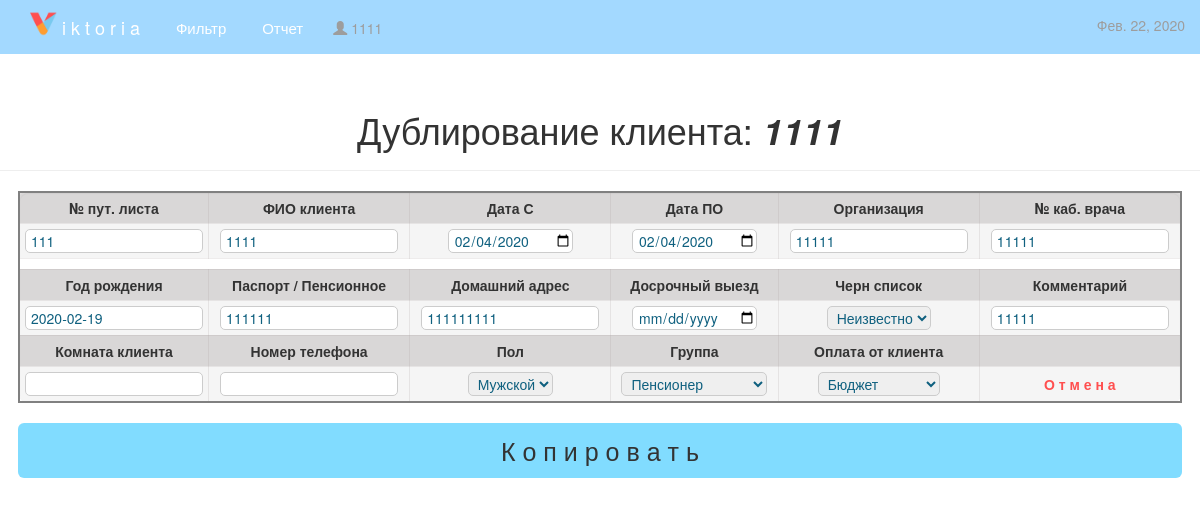
The app's page /copy/47/, older data.
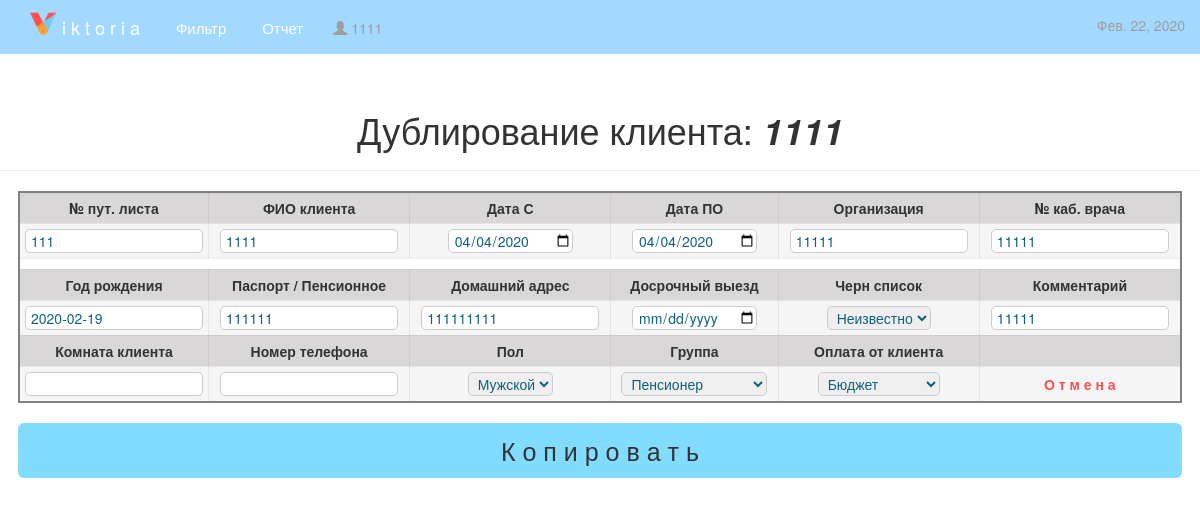
The same page, newer data.
### posts/models.py (models this page shows, shortened)
class Person(models.Model):
    MALE = [
        ("Мужской", "Мужской"),
        ("Женский", "Женский"),
    ]
    GROUP = [
        ('Неизвестно', 'Неизвестно'),
        ("Пенсионер", "Пенсионер"),
        ("Инвалид", "Инвалид"),
        ("Глухонемой", "Глухонемой"),
        ("Общество слепых", "Общество слепых"),
    ]
    PAY = [
        ('Неизвестно', 'Неизвестно'),
        ('Бюджет', "Бюджет"),
        ('Наличка', "Наличка"),
        ('Перечисление', "Перечисление"),
    ]
    BLACK_LIST = [
        ('Неизвестно', 'Неизвестно'),
        ('Белый', 'Белый'),
        ('Черный', 'Черный'),
    ]
    number = models.CharField(default=1, max_length=20, help_text='№ пут. листа', null=True, blank=True)
    date_in = models.DateField(default=date.today, max_length=20, null=True, blank=False)
    date_out = models.DateField(default=date.today, max_length=20, null=True, blank=False)
    company = models.CharField(default='New company', max_length=50, help_text='Организация')
    cab_number = models.CharField(default='Cab. number', max_length=5, help_text='№ каб. врача')
    full_name = models.CharField(default='Full name', max_length=100, help_text='ФИО клиента', null=True, blank=True)
    birth_year = models.CharField(default='Birth YEAR', max_length=12, help_text='Год рождения')
    passport = models.CharField(default='Passport', max_length=50, help_text='Паспорт / пенсионное')
    address = models.CharField(default='Address', max_length=200, help_text='Домашний адресс')
    early_departure = models.DateField(default='Departure', max_length=20, null=True, blank=True)
    black_list = models.CharField(max_length=20, choices=BLACK_LIST, default='black_list')
    note = models.CharField(default='Notes', max_length=500, help_text='Комментарий', null=True, blank=True)
    room = models.CharField(default='room', max_length=10, help_text='Room', null=True, blank=True)
    phone = models.CharField(default='phone', max_length=20, help_text='phone', null=True, blank=True)
    male = models.CharField(max_length=20, choices=MALE, default='male')
    group = models.CharField(max_length=20, choices=GROUP, default='group')
    pay = models.CharField(max_length=20, choices=PAY, default='pay')

### posts/views.py (the view)
# urls.py: path('copy/<int:id>/', views.copy),
def copy(request, id):
    try:
        person = Person.objects.get(id=id)
        dated = date.today()
        if request.method == "POST":
            form = PostForm(request.POST)
            if form.is_valid():
                date_in = form.cleaned_data['date_in']
                date_out = form.cleaned_data['date_out']
                early_departure = form.cleaned_data['early_departure']
                Person.objects.create(number=form.cleaned_data.get('number'),
                                      date_in=date_in,
                                      date_out=date_out,
                                      company=form.cleaned_data.get('company'),
                                      cab_number=form.cleaned_data.get('cab_number'),
                                      full_name=form.cleaned_data.get('full_name'),
                                      birth_year=form.cleaned_data.get('birth_year'),
                                      passport=form.cleaned_data.get('passport'),
                                      address=form.cleaned_data.get('address'),
                                      early_departure=early_departure,
                                      black_list=form.cleaned_data.get('black_list'),
                                      note=form.cleaned_data.get('note'),
                                      room=form.cleaned_data.get('room'),
                                      phone=form.cleaned_data.get('phone'),
                                      male=form.cleaned_data.get('male'),
                                      group=form.cleaned_data.get('group'),
                                      pay=form.cleaned_data.get('pay'),
                                      )
            return HttpResponseRedirect("/")
        else:
            return render(request, "copy.html", {"person": person, 'date': dated})
    except Person.DoesNotExist:
        return HttpResponseNotFound("<h2>Person not found</h2>")

### posts/templates/copy.html (shortened to what this page needs)
{% extends 'base.html' %}
{% block navbar %}
    <p class="navbar-text navbar-left" style="margin-top: 18px;">
        <i class="glyphicon glyphicon-user"></i> {{ person.full_name }} {{ p }}
    </p>
    <p class="navbar-text navbar-right">
        {{ date }}
    </p>
{% endblock %}
{% block forma_vvoda %}
    <div class="p1age-header">
        <h1 align="center">Дублирование клиента: <b> <em>{{ person.full_name }}</em></b></h1>
    </div>
    <form method="POST" action="">
        <table class="well" width="97%">
            <thead>
            <th width="50px">№ пут. листа</th>
            <th>ФИО клиента</th>
            <th>Дата С</th>
            <th>Дата ПО</th>
            <th>Организация</th>
            <th>№ каб. врача</th>
            </thead>
            <tr align="center">
                <td><input type="text" name="number" maxlength="20" value="{{ person.number }}"/></td>
                <td><input type="text" name="full_name" maxlength="100" value="{{ person.full_name }}"/></td>
                <td><input type="date" name="date_in" value="{{ person.date_in | date:"Y-m-d" }}"/></td>
                <td><input type="date" name="date_out" value="{{ person.date_out | date:"Y-m-d" }}"/></td>
                <td><input type="text" name="company" maxlength="50" value="{{ person.company }}"/></td>
                <td><input type="text" name="cab_number" maxlength="5" value="{{ person.cab_number }}"/></td>
            </tr>
            <thead class="string">
            <th colspan="6"></th>
            </thead>
            <thead>
            <th>Год рождения</th>
            <th>Паспорт / Пенсионное</th>
            <th>Домашний адрес</th>
            <th>Досрочный выезд</th>
            <th>Черн список</th>
            <th>Комментарий</th>
            </thead>
            <tr>
                <td><input type="text" name="birth_year" maxlength="12" value="{{ person.birth_year }}"/></td>
                <td><input type="text" name="passport" maxlength="50" value="{{ person.passport }}"/></td>
                <td><input type="text" name="address" maxlength="200" value="{{ person.address }}"/></td>
                <td><input type="date" name="early_departure" value="{{ person.early_departure | date:"Y-m-d" }}"/></td>
                <td>
                    <select name="black_list" id="id_black_list">
                        <option value="Неизвестно"{% if person.pay == 'Неизвестно' %} selected {% endif %}>Неизвестно
                        </option>
                    </select>
                </td>
                <td><input type="text" name="note" maxlength="500" value="{{ person.note }}"/></td>
            </tr>
            <thead>
            <th>Комната клиента</th>
            <th>Номер телефона</th>
            <th>Пол</th>
            <th>Группа</th>
            <th>Оплата от клиента</th>
            <th></th>
            </thead>
            <tr>
                <td><input type="text" name="room" maxlength="10" value="{{ person.room }}"/></td>
                <td><input type="text" name="phone" maxlength="20" value="{{ person.phone }}"/></td>
                <td>
                    <select name="male" id="male">
                        <option value="Мужской" {% if person.male == 'Мужской' %} selected {% endif %}>Мужской</option>
                    </select>
                </td>
                <td>
                    <select name="group" id="group">
                        <option value="Пенсионер"{% if person.group == 'Пенсионер' %} selected {% endif %}>Пенсионер
                        </option>
                    </select>
                </td>
                <td>
                    <select name="pay" id="pay">
                        <option value="Бюджет"{% if person.pay == 'Бюджет' %} selected {% endif %}>Бюджет</option>
                    </select>
                </td>
                <td><a href="/" class="cancel">О т м е н а</a></td>
            </tr>
        </table>
        <input type="submit" value="К о п и р о в а т ь" class="btn btn-default btn-lg btn-block btn_sub">
    </form>
{% endblock %}

Row changes from the older to the newer data that the page shows:
changed Person "Мужской": date_in "02/04/2020" → "04/04/2020"; date_out "02/04/2020" → "04/04/2020"
